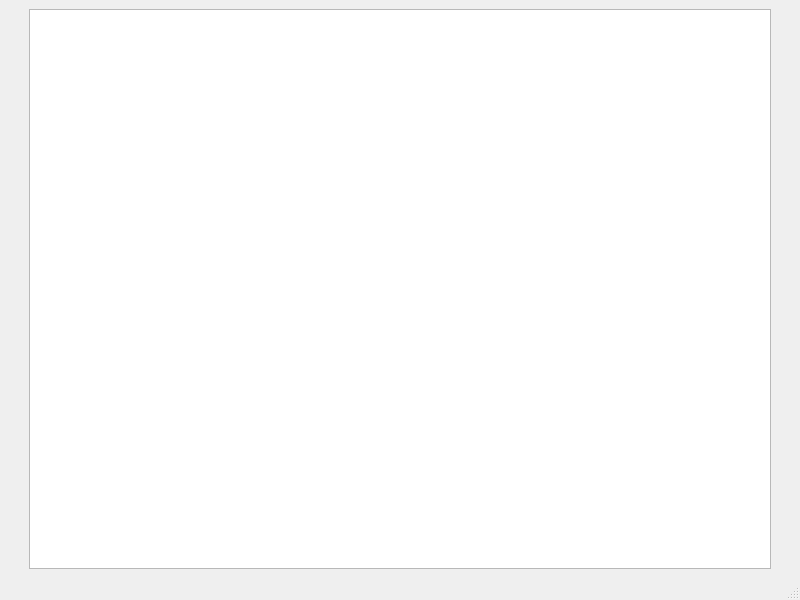
<?xml version="1.0" encoding="UTF-8"?>
<ui version="4.0">
 <class>DialogClass</class>
 <widget class="QMainWindow" name="DialogClass">
  <property name="geometry">
   <rect>
    <x>0</x>
    <y>0</y>
    <width>800</width>
    <height>600</height>
   </rect>
  </property>
  <property name="windowTitle">
   <string>MainWindow</string>
  </property>
  <widget class="QWidget" name="centralwidget">
   <layout class="QVBoxLayout" name="verticalLayout_2">
    <item>
     <layout class="QVBoxLayout" name="verticalLayout">
      <property name="leftMargin">
       <number>20</number>
      </property>
      <property name="rightMargin">
       <number>20</number>
      </property>
      <item>
       <widget class="QTextEdit" name="result_label">
        <property name="enabled">
         <bool>true</bool>
        </property>
       </widget>
      </item>
     </layout>
    </item>
   </layout>
  </widget>
  <widget class="QMenuBar" name="menubar">
   <property name="geometry">
    <rect>
     <x>0</x>
     <y>0</y>
     <width>800</width>
     <height>21</height>
    </rect>
   </property>
  </widget>
  <widget class="QStatusBar" name="statusbar"/>
 </widget>
 <resources/>
 <connections/>
</ui>
